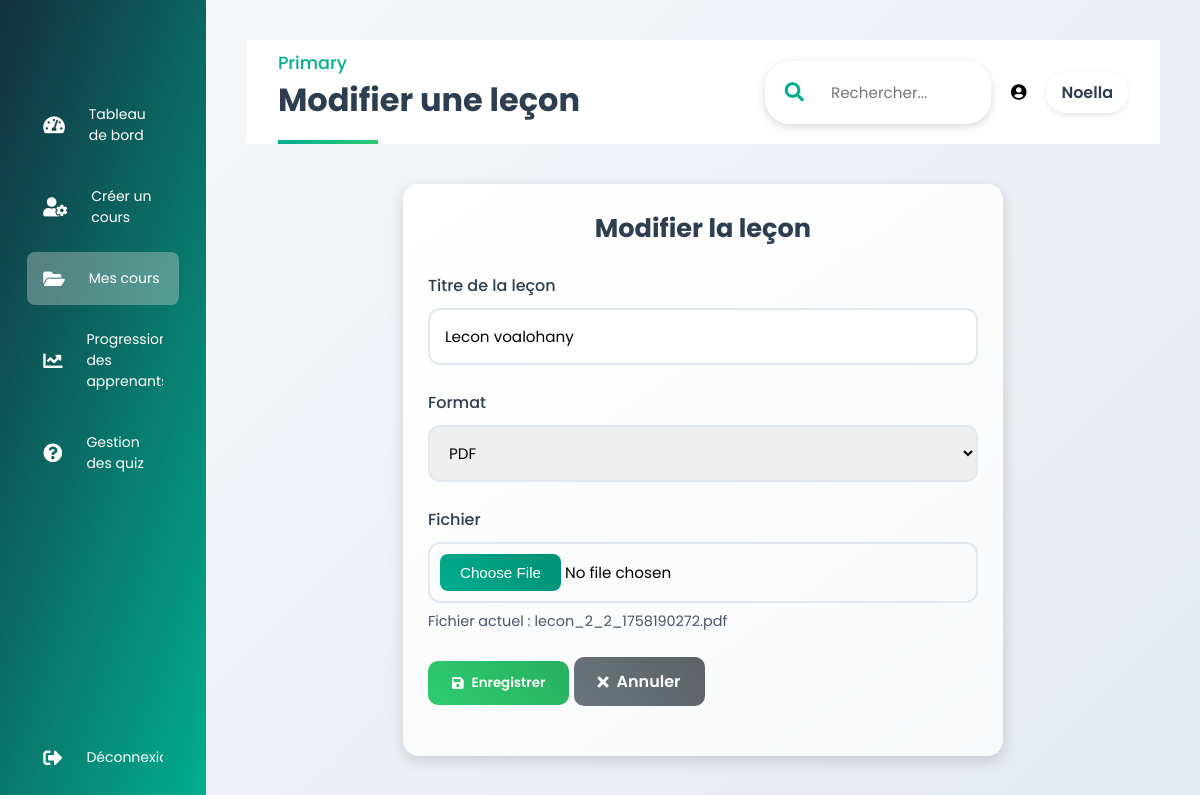
Screenshot of /Espace/formateur/edit_lecon.php?id=1 (signed in) with the database file from the repository.
### tables this page shows
CREATE TABLE `formateurs` (
  `id` int NOT NULL AUTO_INCREMENT,
  `nom_prenom` varchar(255) NOT NULL,
  `email` varchar(255) NOT NULL,
  `telephone` varchar(20) DEFAULT NULL,
  `ville_pays` varchar(255) DEFAULT NULL,
  `linkedin` varchar(255) DEFAULT NULL,
  `intitule_metier` varchar(255) DEFAULT NULL,
  `experience_formation` text,
  `detail_experience` text,
  `cv` varchar(255) DEFAULT NULL,
  `categories` text,
  `autre_domaine` varchar(255) DEFAULT NULL,
  `titre_cours` varchar(255) DEFAULT NULL,
  `objectif` text,
  `public_cible` text,
  `detail_complementaire` text,
  `formats` text,
  `format_autre` varchar(255) DEFAULT NULL,
  `duree_estimee` varchar(100) DEFAULT NULL,
  `type_formation` varchar(100) DEFAULT NULL,
  `motivation` text,
  `valeurs` text,
  `profil_public` text,
  `statut` enum('en_attente','verifie','premium','partenaire') DEFAULT 'en_attente',
  `created_at` timestamp NULL DEFAULT CURRENT_TIMESTAMP,
  `code_entree` varchar(255) DEFAULT NULL,
  `password` varchar(255) DEFAULT NULL,
  PRIMARY KEY (`id`),
  UNIQUE KEY `email` (`email`)
);

CREATE TABLE `lecons` (
  `id` int NOT NULL AUTO_INCREMENT,
  `module_id` int NOT NULL,
  `titre` varchar(255) NOT NULL,
  `format` enum('pdf','audio','video') NOT NULL,
  `fichier` varchar(255) NOT NULL,
  PRIMARY KEY (`id`),
  KEY `module_id` (`module_id`),
  CONSTRAINT `lecons_ibfk_1` FOREIGN KEY (`module_id`) REFERENCES `modules` (`id`) ON DELETE CASCADE
);

### Espace/formateur/edit_lecon.php (the view, shortened to what this page needs)
<?php
require_once '../config/db.php';
$formateur_id = $_SESSION['formateur_id'];
$trainer_name = "Formateur";
try {
    $stmt = $pdo->prepare("SELECT nom_prenom FROM formateurs WHERE id = ?");
    $stmt->execute([$formateur_id]);
    $row = $stmt->fetch(PDO::FETCH_ASSOC);
    if ($row) {
        $trainer_name = htmlspecialchars($row['nom_prenom']);
    }
} catch (PDOException $e) {
    error_log("Erreur de requête : " . $e->getMessage());
}
$id = $_GET['id'];
$stmt = $pdo->prepare("SELECT * FROM lecons WHERE id = ?");
$stmt->execute([$id]);
$lecon = $stmt->fetch(PDO::FETCH_ASSOC);
?>
<!DOCTYPE html>
<html lang="fr">
<head>
    <link rel="stylesheet" href="../../asset/css/styles/style-formateur.css">
    <link rel="stylesheet" href="../../asset/css/styles/edit_lecon.css">
    <link rel="stylesheet" href="https://cdnjs.cloudflare.com/ajax/libs/font-awesome/5.15.4/css/all.min.css">
</head>
<body>
    <div class="sidebar">
        <div class="logo"></div>
        <ul class="menu">
            <li>
                <a href="espace_formateur.php"><i class="fas fa-tachometer-alt"></i><span>Tableau de bord</span></a>
            </li>
            <li>
                <a href="create_cours.php"><i class="fas fa-user-cog"></i><span>Créer un cours</span></a>
            </li>
            <li class="active">
                <a href="liste_cours.php"><i class="fas fa-folder-open"></i><span>Mes cours</span></a>
            </li>
            <li>
                <a href="progression_apprenants.php"><i class="fas fa-chart-line"></i><span>Progression des apprenants</span></a>
            </li>
            <li>
                <a href="liste_quiz.php"><i class="fas fa-question-circle"></i><span>Gestion des quiz</span></a>
            </li>
            <li class="logout">
                <a href="../../authentification/logout.php"><i class="fas fa-sign-out-alt"></i><span>Déconnexion</span></a>
            </li>
        </ul>
    </div>
    <div class="main--content">
        <div class="header--wrapper">
            <div class="header--title">
                <span>Primary</span>
                <h2>Modifier une leçon</h2>
            </div>
            <div class="user--info">
                <div class="search--box">
                    <i class="fas fa-search"></i>
                    <input type="text" placeholder="Rechercher...">
                </div>
                <i class="fas fa-user-circle"></i>
                <span class="trainer-name"><?php echo $trainer_name; ?></span>
            </div>
        </div>
        <div class="form-section">
            <h2>Modifier la leçon</h2>
            <form method="post" enctype="multipart/form-data">
                <div class="form-group">
                    <label for="titre">Titre de la leçon</label>
                    <input type="text" id="titre" name="titre" class="form-control" value="<?php echo htmlspecialchars($lecon['titre']); ?>" required>
                </div>
                <div class="form-group">
                    <label for="format">Format</label>
                    <select id="format" name="format" class="form-control" required>
                        <option value="pdf" <?php echo $lecon['format'] === 'pdf' ? 'selected' : ''; ?>>PDF</option>
                    </select>
                </div>
                <div class="form-group">
                    <label for="fichier">Fichier</label>
                    <div class="file-input-wrapper">
                        <input type="file" id="fichier" name="fichier" class="form-control">
                    </div>
                    <?php if ($lecon['fichier']): ?>
                        <div class="current-file">Fichier actuel : <?php echo htmlspecialchars($lecon['fichier']); ?></div>
                    <?php endif; ?>
                </div>
                <div class="form-group">
                    <button type="submit" class="btn btn-success"><i class="fas fa-save"></i> Enregistrer</button>
                    <a href="liste_cours.php" class="btn btn-secondary"><i class="fas fa-times"></i> Annuler</a>
                </div>
            </form>
        </div>
    </div>
</body>
</html>

### asset/css/styles/style-formateur.css (style rules this page uses)
* { margin: 0; padding: 0; border: none; outline: none; box-sizing: border-box; font-family: "Poppins", sans-serif; }
body { display: flex; }
.sidebar { position: sticky; top: 0; left: 0; bottom: 0; width: 110px; height: 100vh; padding: 0 1.7rem; color: #fff; overflow: hidden; transition: all 0.5s linear; background: linear-gradient(109deg, #132F3F, #01ae8f); }
.logo { height: 80px; padding: 16px; }
.menu { height: 88%; position: relative; list-style: none; padding: 0; }
.menu li { padding: 1rem; margin: 8px 0; border-radius: 8px; transition: all 0.5s ease-in-out; }
.menu li:hover, .active { background-color: #e0e0e058; }
.menu a { color: #fff; font-size: 14px; text-decoration: none; display: flex; align-items: center; gap: 1.5rem; }
.menu a span { overflow: hidden; }
.menu a i { font-size: 1.2rem; }
.logout { position: absolute; bottom: 0; left: 0; width: 100%; }
.main--content { position: relative; background: #ebe9e9; width: 100%; padding: 1rem; }
.header--wrapper { display: flex; justify-content: space-between; align-items: center; flex-wrap: wrap; margin-bottom: 1rem; padding: 10px 2rem; background-color: #fff; }
.header--title { color: rgba(113, 99, 186, 255); }
.user--info { display: flex; align-items: center; gap: 1rem; }
.search--box { background: rgb(237, 237, 237); border-radius: 15px; color: rgb(113, 99, 186, 255); display: flex; align-items: center; gap: 5px; padding: 4px 12px; }
.search--box input { background: transparent; padding: 10px; }
.search--box i { font-size: 1.2rem; cursor: pointer; transition: all 0.5s ease-out; }
.main--content { padding: 30px; }
h2 { color: #333; font-weight: 600; margin-bottom: 20px; }
.form-group { margin-bottom: 20px; }
.form-control { border: 1px solid #ced4da; border-radius: 8px; padding: 12px; transition: border-color 0.3s, box-shadow 0.3s; }
.form-control[type="file"] { padding: 8px; }
.btn { padding: 10px 20px; border-radius: 8px; font-weight: 500; transition: transform 0.2s, background-color 0.3s; text-decoration: none; }
.btn-secondary { background-color: #6c757d; border: none; }
label { font-weight: 500; color: #555; margin-bottom: 8px; display: block; }
a { text-decoration: none; color: #007bff; transition: color 0.3s, transform 0.2s; }
.user--info { display: flex; align-items: center; gap: 10px; }
.trainer-name { font-size: 0.9em; font-weight: 600; color: #2c3e50; }

### rows the page displays
formateurs: nom_prenom "Noella"
lecons: titre "Lecon voalohany", format "PDF", fichier "lecon_2_2_1758190272.pdf"
